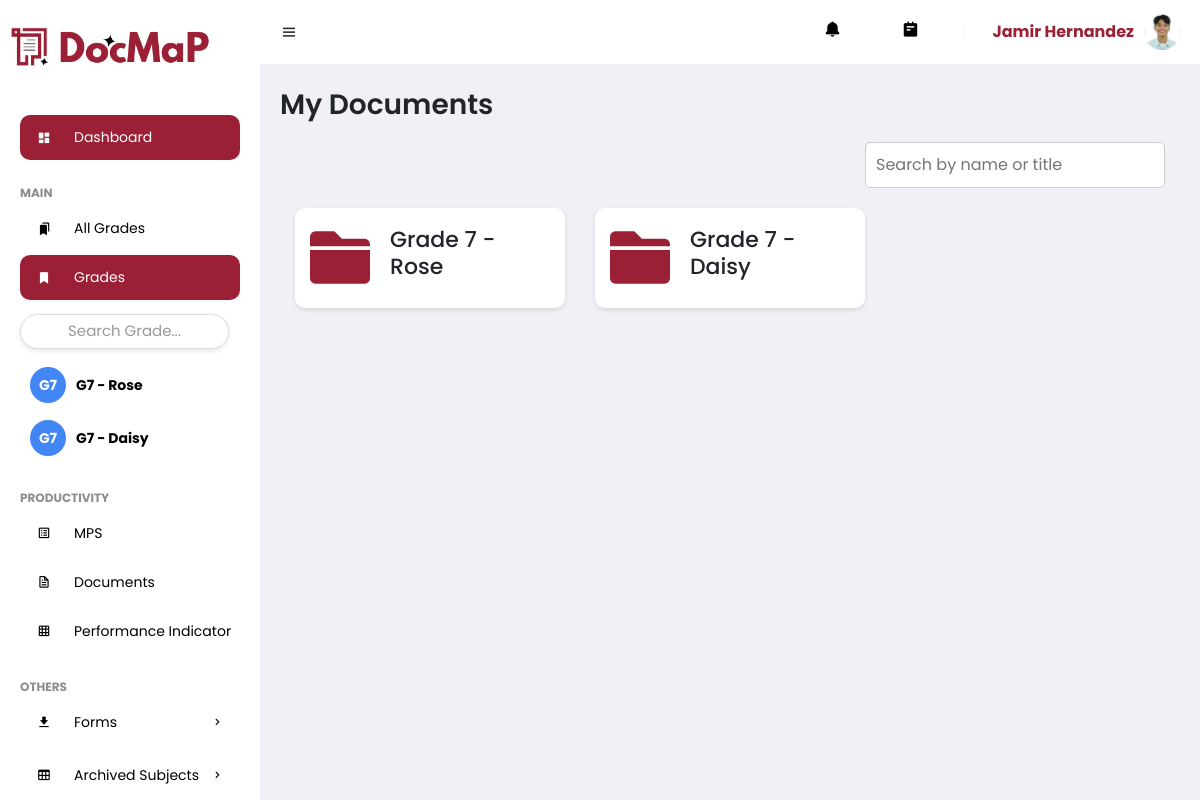
/doc_ufolder.php (signed in), run on the app's committed database.
### tables this page shows
CREATE TABLE `feedcontent` (
  `ContentID` int(11) NOT NULL,
  `dept_ID` int(11) NOT NULL,
  `Title` varchar(255) NOT NULL,
  `Captions` text DEFAULT NULL,
  `ContentCode` varchar(255) DEFAULT NULL,
  `ContentColor` varchar(255) NOT NULL DEFAULT '#9b2035'
);

CREATE TABLE `useracc` (
  `UserID` int(11) NOT NULL,
  `Username` varchar(255) NOT NULL,
  `Password` varchar(255) NOT NULL,
  `fname` varchar(255) NOT NULL,
  `mname` varchar(255) NOT NULL,
  `lname` varchar(255) NOT NULL,
  `bday` date NOT NULL,
  `mobile` varchar(255) NOT NULL,
  `sex` enum('Male','Female') NOT NULL,
  `address` text NOT NULL,
  `email` varchar(255) NOT NULL,
  `profile` varchar(255) DEFAULT 'profile.jpg',
  `date_registered` timestamp NOT NULL DEFAULT current_timestamp(),
  `Status` enum('Pending','Approved','Rejected') NOT NULL,
  `role` enum('Admin','Department Head','Teacher') NOT NULL DEFAULT 'Teacher',
  `Rank` varchar(255) DEFAULT NULL,
  `dept_ID` int(11) DEFAULT NULL
);

CREATE TABLE `userfolders` (
  `UserFolderID` int(11) NOT NULL,
  `UserContentID` int(11) DEFAULT NULL,
  `Timestamp` timestamp NOT NULL DEFAULT current_timestamp()
);

### doc_ufolder.php (the view, shortened to what this page needs)
<?php
include 'connection.php';
$folders = [];
$user_id = $_SESSION['user_id'];
$query = "SELECT uf.UserFolderID, uf.UserContentID, uf.Timestamp
          FROM userfolders uf
          INNER JOIN usercontent uc ON uf.UserContentID = uc.UserContentID
          WHERE uc.UserID = ?";
$stmt = $conn->prepare($query);
$stmt->bind_param("i", $user_id);
$stmt->execute();
$result = $stmt->get_result();
if ($result && $result->num_rows > 0) {
    while ($row = $result->fetch_assoc()) {
        $contentId = $row['UserContentID'];
        $contentQuery = "SELECT fc.Title, fc.Captions
                         FROM feedcontent fc
                         INNER JOIN usercontent uc ON uc.ContentID = fc.ContentID
                         WHERE uc.UserContentID = ?";
        $contentStmt = $conn->prepare($contentQuery);
        $contentStmt->bind_param("i", $contentId);
        $contentStmt->execute();
        $contentResult = $contentStmt->get_result();
        if ($contentResult && $contentResult->num_rows > 0) {
            $contentRow = $contentResult->fetch_assoc();
            $row['DisplayName'] = $contentRow['Title'] . ' - ' . $contentRow['Captions'];
        } else {
            $row['DisplayName'] = 'No title found';
        }
        $folders[] = $row;
    }
} else {
    $folders = [];
}
?>
<!DOCTYPE html>
<html lang="en">
<head>
    <link href='https://unpkg.com/boxicons@2.0.9/css/boxicons.min.css' rel='stylesheet'>
    <link href="https://cdnjs.cloudflare.com/ajax/libs/font-awesome/6.0.0-beta3/css/all.min.css" rel="stylesheet">
    <link href="https://stackpath.bootstrapcdn.com/bootstrap/4.5.2/css/bootstrap.min.css" rel="stylesheet">
    <link rel="stylesheet" href="assets/css/styles.css">
</head>
<body>
    <section id="sidebar">
        <?php include 'navbar.php'; ?>
    </section>
    <section id="content">
        <?php include 'topbar.php'; ?>
        <main>
        <div class="header">
            <h1 class="title">
                <a href="doc_dfolder.php" style="text-decoration: none; color: inherit;"> My Documents</a>
            </h1>
        </div>
            <div class="container">
                <div class="search-filter">
                    <input type="text" placeholder="Search by name or title" id="search">
                </div>
                <div class="row">
                    <?php if (!empty($folders)): ?>
                        <?php foreach ($folders as $folder): ?>
                            <div class="col-md-4">
                                <div class="folder-item" data-id="<?php echo $folder['UserFolderID']; ?>">
                                    <i class="fas fa-folder icon"></i>
                                    <h6 class="name"><?php echo $folder['DisplayName']; ?></h6>
                                </div>
                            </div>
                        <?php endforeach; ?>
                    <?php else: ?>
                        <div class="no-folders-message">No folders found.</div>
                    <?php endif; ?>
                </div>
            </div>
        </main>
    </section>
</body>
</html>

### navbar.php (shortened to what this page needs)
<div href="dash.php" class="brand" style="text-align:center; font-size:38px; margin-top: 15px;">
    <i class="icon">
        <img src="img/Logo/docmap-logo-1.png" alt="Icon" style="max-width: 40px; height: auto;">
    </i>
    <img src="img/Logo/docmap.png" alt="Logo" style="max-width: 150px; height: auto;">
</div>
<ul class="side-menu">
    <li><a href="dash.php" class="active"><i class='bx bxs-dashboard icon'></i> Dashboard</a></li>
    <li class="divider" data-text="main">Main</li>
    <li><a href="subjects.php"><i class='bx bxs-bookmarks icon'></i>All Grades</a></li>
    <li>
        <a href="#" style="background-color:#9B2035;color:#fff;">
            <i class='bx bxs-bookmark icon'></i> Grades
        </a>
        <input type="text" id="subjectSearch" placeholder="Search Grade..." style="margin: 10px 0; padding: 5px; width: 95%;">
        <ul class="side-dropdown1" id="subjectList">
        <?php
        include 'connection.php';
        $user_id = $_SESSION['user_id'];
        $sql_subjects = "SELECT fs.ContentID, fs.Title, fs.Captions, fs.ContentColor
                        FROM feedcontent fs
                        INNER JOIN usercontent uc ON fs.ContentID = uc.ContentID
                        WHERE uc.UserID = $user_id AND uc.Status=1";
        $result_subjects = mysqli_query($conn, $sql_subjects);
        if (mysqli_num_rows($result_subjects) > 0) {
            while ($row_subject = mysqli_fetch_assoc($result_subjects)) {
                $subject_id = $row_subject['ContentID'];
                $subject_name = $row_subject['Title'] . ' - ' . $row_subject['Captions'];
                $content_color = htmlspecialchars($row_subject['ContentColor']);
                $words = explode(' ', $subject_name);
                $initials = strtoupper(substr($words[0], 0, 1));
                if (isset($words[1]) && is_numeric($words[1])) {
                    $initials .= $words[1];
                } else {
                    $initials .= strtoupper(substr($words[1], 0, 1));
                }
                $short_subject_name = preg_replace('/Grade\s+(\d+)/i', 'G$1', $subject_name);
                echo "<li>";
                echo "<div class='subject-container'>";
                echo "<div class='initial-circle' style='background-color: $content_color;'>$initials</div>";
                echo "<a href='tasks.php?content_id=$subject_id' class='subject-name' style='background-color: transparent;'>$short_subject_name</a>";
                echo "</div>";
                echo "</li>";
            }
        } else {
            echo "<li><a href='#'>No subjects found</a></li>";
        }
        ?>
        </ul>
    </li>
    <li class="divider" data-text="productivity">Productivity</li>
    <li><a href="mps.php"><i class='bx bx-spreadsheet icon'></i>MPS</a></li>
    <li><a href="doc_ufolder.php"><i class='bx bx-file icon'></i>Documents</a></li>
    <?php
        include 'connection.php';
        $user_id = $_SESSION['user_id'];
        $sql = "SELECT * FROM Chairperson WHERE UserID = ?";
        $stmt = $conn->prepare($sql);
        $stmt->bind_param("i", $user_id);
        $stmt->execute();
        $result = $stmt->get_result();
        $isChairperson = $result->num_rows > 0;
    ?>
    <?php if ($isChairperson): ?>
        <li><a href="performance_indicator.php"><i class='bx bx-grid icon'></i></i>Performance Indicator</a></li>
    <?php endif; ?>
    <li class="divider" data-text="others">Others</li>
 <li>
        <a href="#"><i class='bx bxs-download icon'></i> Forms <i class='bx bx-chevron-right icon-right'></i></a>
    </li>
    <li>
        <a href="#"><i class='bx bx-table icon'></i> Archived Subjects <i class='bx bx-chevron-right icon-right'></i></a>
    </li>
</ul>

### topbar.php (shortened to what this page needs)
<nav>
    <i class='bx bx-menu toggle-sidebar'></i>
    <a href="#" class="nav-link" id="notification-link">
        <?php
        if (isset($_SESSION['user_id'])) {
        ?>
        <i class='bx bxs-bell icon' id="notification-icon"></i>
        <?php } ?>
    </a>
    <a href="todo.php" class="nav-link">
        <i class='bx bxs-notepad icon'></i>
    </a>
    <div class="profile">
        <?php
        include 'connection.php';
        if (isset($_SESSION['user_id'])) {
            $userId = $_SESSION['user_id'];
            $sql = "SELECT Profile, CONCAT(Fname, ' ', Lname) AS fullname FROM useracc WHERE UserID = ?";
            $stmt = $conn->prepare($sql);
            if ($stmt) {
                $stmt->bind_param("s", $userId);
                $stmt->execute();
                $stmt->bind_result($profileImage, $fullName);
                $profileImagePath = "img/UserProfile/" . $profileImage;
                if (file_exists($profileImagePath)) {
                    echo "<span class='user-name'>{$fullName}</span>";
                    echo "<img src='{$profileImagePath}' alt='Profile Image' class='profile-image'>";
                } else {
                    echo "<span class='user-name'>{$fullName}</span>";
                    echo "<img src='default_profile_image.jpg' alt='Profile Image' class='profile-image'>";
                }
            } else {
                echo "Error preparing statement: " . $conn->error;
            }
        } else {
            echo "User not logged in.";
        }
        ?>
    </div>
</nav>

### assets/css/styles.css (style rules this page uses)
* { font-family: 'Poppins', sans-serif; margin: 0; padding: 0; box-sizing: border-box; }
:root { --grey: #F1F0F6; --dark-grey: #8D8D8D; --light: #fff; --dark: #000; --green: #81D43A; --light-green: #E3FFCB; --blue: #9B2035; --light-blue: #D0E4FF; --dark-blue: #0C5FCD; --red: #FC3B56; }
html { overflow-x: hidden; }
body { background: var(--grey); overflow-x: hidden; }
a { text-decoration: none; }
li { list-style: none; }
#sidebar { position: fixed; max-width: 260px; width: 100%; background: var(--light); top: 0; left: 0; height: 100%; overflow-y: auto; scrollbar-width: none; transition: all .3s ease; z-index: 200; }
#sidebar .brand { font-size: 24px; display: flex; align-items: center; height: 64px; font-weight: 700; color: var(--blue); position: sticky; top: 0; left: 0; z-index: 100; background: var(--light); transition: all .3s ease; padding: 0 6px; }
#sidebar .icon { min-width: 48px; display: flex; justify-content: center; align-items: center; margin-right: 6px; }
#sidebar .icon-right { margin-left: auto; transition: all .3s ease; }
#sidebar .side-menu { margin: 36px 0; padding: 0 20px; transition: all .3s ease; }
#sidebar .side-menu a { display: flex; align-items: center; font-size: 14px; color: var(--dark); padding: 12px 16px 12px 0; transition: all .3s ease; border-radius: 10px; margin: 4px 0; white-space: nowrap; }
#sidebar .side-menu > li > a.active, #sidebar .side-menu > li > a.active:hover { background: var(--blue); color: var(--light); }
#sidebar .divider { margin-top: 24px; font-size: 12px; text-transform: uppercase; font-weight: 700; color: var(--dark-grey); transition: all .3s ease; white-space: nowrap; }
#content { position: relative; width: calc(100% - 260px); left: 260px; transition: all .3s ease; }
nav { background: var(--light); height: 64px; padding: 0 20px; display: flex; align-items: center; grid-gap: 28px; position: sticky; top: 0; left: 0; z-index: 100; }
nav .toggle-sidebar { font-size: 18px; cursor: pointer; }
nav .nav-link { position: relative; }
nav .nav-link .icon { font-size: 18px; color: var(--dark); }
nav .profile { position: relative; }
nav .profile img { width: 36px; height: 36px; border-radius: 50%; object-fit: cover; cursor: pointer; }
main { width: 100%; padding: 24px 20px 20px 20px; }
main .title { font-size: 28px; font-weight: 600; margin-bottom: 10px; }

### doc_ufolder.php (style rules this page uses)
.search-filter { display: flex; justify-content: flex-end; margin: 20px 0; }
.search-filter input { padding: 10px; border: 1px solid #ccc; border-radius: 5px; width: 100%; max-width: 300px; }
.folder-item { background-color: white; border-radius: 10px; padding: 15px; margin-bottom: 10px; display: flex; align-items: center; height: 100px; transition: box-shadow 0.3s ease; box-shadow: 0 2px 5px rgba(0,0,0,0.1); }
.folder-item .icon { font-size: 60px; margin-right: 20px; color: #9B2035; }
.name { font-size: 22px; }

### navbar.php (style rules this page uses)
.side-dropdown1 { padding-left: 10px; }
.subject-container { display: flex; align-items: center; }
.subject-container a { margin-left: 10px; text-decoration: none; color: #555; font-weight: bold; }
.initial-circle { width: 36px; height: 36px; color: #fff; display: flex; justify-content: center; align-items: center; border-radius: 50%; font-weight: bold; font-size: 14px; margin-right: 10px; }
#subjectSearch { margin: 10px; padding: 10px; width: calc(100% - 20px); border: 1px solid #ddd; border-radius: 20px; box-shadow: 0 2px 5px rgba(0, 0, 0, 0.1); font-size: 15px; outline: none; text-align: center; }
#subjectSearch::placeholder { color: #999; text-align: center; }

### topbar.php (style rules this page uses)
.profile { display: flex; align-items: center; }
.user-name { margin-right: 10px; font-weight: bold; color: #9B2035; }
.profile-image { width: 40px; height: 40px; border-radius: 50%; }

### data on the page
feedcontent: initials "G7", short_subject_name "G7 - Rose"
feedcontent: initials "G7", short_subject_name "G7 - Daisy"
useracc: profile (picture)
userfolders: DisplayName "Grade 7 - Rose"
userfolders: DisplayName "Grade 7 - Daisy"

### other printed values
$fullName "Jamir Hernandez"
